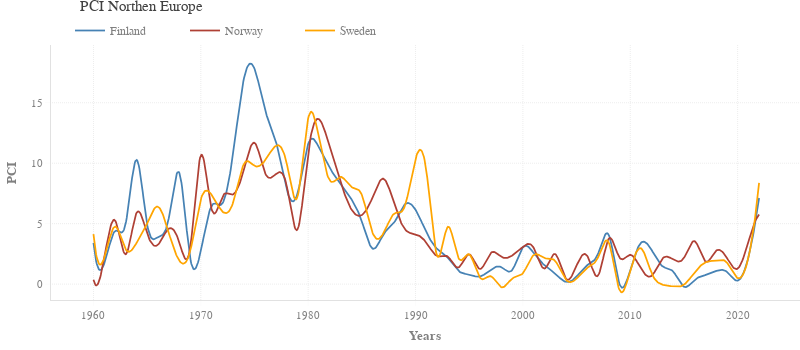

Write notebook code for a chart like this one.
### Code cell
fig = pl_figure(figsize=(800, 350))

# pl_plot(
#     go.Scatter(x=data.index, y=data['Finland'], mode='lines+markers', line_color=palette[0], name='Finland'), fig)


pl_plot(
    go.Scatter(
        x=smoothed(data['Finland'][:-1]).index,
        y=smoothed(data['Finland'][:-1]).values.ravel(),
        mode='lines', line_color=palette[2], hoverinfo='skip', name='Finland'), fig)
pl_plot(
    go.Scatter(
        x=data['Finland'][:-1].index,
        y=data['Finland'][:-1],
        marker=dict(opacity=0, size=7.5),
        mode='markers', line_color=palette[2], showlegend=False, name='Finland'), fig)

pl_plot(
    go.Scatter(
        x=smoothed(data['Norway'][:-1]).index,
        y=smoothed(data['Norway'][:-1]).values.ravel(),
        mode='lines', line_color=palette[1], hoverinfo='skip', name='Norway'), fig)
pl_plot(
    go.Scatter(
        x=data['Norway'][:-1].index,
        y=data['Norway'][:-1],
        marker=dict(opacity=0),
        mode='markers', line_color=palette[1], showlegend=False, name='Norway'), fig)

pl_plot(
    go.Scatter(
        x=smoothed(data['Sweden'][:-1]).index,
        y=smoothed(data['Sweden'][:-1]).values.ravel(),
        mode='lines', line_color=palette[4], hoverinfo='skip', name='Sweden'), fig)
pl_plot(
    go.Scatter(
        x=data['Sweden'][:-1].index,
        y=data['Sweden'][:-1],
        marker=dict(opacity=0),
        mode='markers', line_color=palette[4], showlegend=False, name='Sweden'), fig)

pl_labels(x='Years', y='PCI')
pl_title('PCI Northen Europe')

fig.show(config=config)
pl_savefig(fig, 'pci_scandinavia', dir=path_save_img, config=config)

### Figure 1 — Plotly figure (JSON) as saved in the notebook; plotly's stock layout.template omitted (floating-point values rounded to 4 significant figures; data arrays with more than 128 entries replaced by an {"elided": "..."} marker saying what was removed)
{"data": [{"hoverinfo": "skip", "line": {"color": "#4682B4"}, "mode": "lines", "name": "Finland", "type": "scatter", "x": {"elided": "1000 float values"}, "y": {"elided": "1000 float values"}}, {"line": {"color": "#4682B4"}, "marker": {"opacity": 0, "size": 7.5}, "mode": "markers", "name": "Finland", "showlegend": false, "type": "scatter", "x": [1960, 1961, 1962, 1963, 1964, 1965, 1966, 1967, 1968, 1969, 1970, 1971, 1972, 1973, 1974, 1975, 1976, 1977, 1978, 1979, 1980, 1981, 1982, 1983, 1984, 1985, 1986, 1987, 1988, 1989, 1990, 1991, 1992, 1993, 1994, 1995, 1996, 1997, 1998, 1999, 2000, 2001, 2002, 2003, 2004, 2005, 2006, 2007, 2008, 2009, 2010, 2011, 2012, 2013, 2014, 2015, 2016, 2017, 2018, 2019, 2020, 2021, 2022], "y": [3.418, 1.691, 4.384, 4.996, 10.28, 4.941, 3.874, 5.378, 9.192, 2.206, 2.74, 6.476, 6.662, 10.75, 16.94, 17.81, 14.34, 11.79, 7.799, 7.467, 11.59, 11.31, 9.585, 8.366, 7.068, 5.196, 2.934, 4.113, 5.086, 6.593, 6.15, 4.31, 2.919, 2.191, 1.089, 0.7912, 0.6292, 1.193, 1.399, 1.162, 3.042, 2.578, 1.571, 0.8774, 0.1871, 0.6239, 1.567, 2.511, 4.066, -9.174e-07, 1.184, 3.417, 2.808, 1.478, 1.041, -0.2079, 0.3567, 0.754, 1.084, 1.024, 0.2906, 2.195, 7.124]}, {"hoverinfo": "skip", "line": {"color": "#AF4035"}, "mode": "lines", "name": "Norway", "type": "scatter", "x": {"elided": "1000 float values"}, "y": {"elided": "1000 float values"}}, {"line": {"color": "#AF4035"}, "marker": {"opacity": 0}, "mode": "markers", "name": "Norway", "showlegend": false, "type": "scatter", "x": [1960, 1961, 1962, 1963, 1964, 1965, 1966, 1967, 1968, 1969, 1970, 1971, 1972, 1973, 1974, 1975, 1976, 1977, 1978, 1979, 1980, 1981, 1982, 1983, 1984, 1985, 1986, 1987, 1988, 1989, 1990, 1991, 1992, 1993, 1994, 1995, 1996, 1997, 1998, 1999, 2000, 2001, 2002, 2003, 2004, 2005, 2006, 2007, 2008, 2009, 2010, 2011, 2012, 2013, 2014, 2015, 2016, 2017, 2018, 2019, 2020, 2021, 2022], "y": [0.3605, 2.155, 5.274, 2.472, 5.867, 4.187, 3.251, 4.579, 3.448, 2.963, 10.64, 6.224, 7.258, 7.419, 9.412, 11.69, 9.161, 9.104, 8.162, 4.51, 10.88, 13.64, 11.34, 8.465, 6.218, 5.715, 7.176, 8.717, 6.676, 4.546, 4.131, 3.438, 2.328, 2.288, 1.376, 2.46, 1.263, 2.567, 2.252, 2.366, 3.086, 3.004, 1.287, 2.488, 0.4545, 1.532, 2.329, 0.7126, 3.754, 2.197, 2.419, 1.285, 0.6969, 2.12, 2.042, 2.171, 3.55, 1.875, 2.765, 2.168, 1.287, 3.484, 5.764]}, {"hoverinfo": "skip", "line": {"color": "#FFA500"}, "mode": "lines", "name": "Sweden", "type": "scatter", "x": {"elided": "1000 float values"}, "y": {"elided": "1000 float values"}}, {"line": {"color": "#FFA500"}, "marker": {"opacity": 0}, "mode": "markers", "name": "Sweden", "showlegend": false, "type": "scatter", "x": [1960, 1961, 1962, 1963, 1964, 1965, 1966, 1967, 1968, 1969, 1970, 1971, 1972, 1973, 1974, 1975, 1976, 1977, 1978, 1979, 1980, 1981, 1982, 1983, 1984, 1985, 1986, 1987, 1988, 1989, 1990, 1991, 1992, 1993, 1994, 1995, 1996, 1997, 1998, 1999, 2000, 2001, 2002, 2003, 2004, 2005, 2006, 2007, 2008, 2009, 2010, 2011, 2012, 2013, 2014, 2015, 2016, 2017, 2018, 2019, 2020, 2021, 2022], "y": [4.142, 2.158, 4.766, 2.872, 3.388, 5.013, 6.405, 4.289, 1.943, 2.692, 7.016, 7.396, 6.007, 6.718, 9.912, 9.78, 10.25, 11.44, 9.995, 7.21, 13.71, 12.1, 8.589, 8.873, 8.044, 7.373, 4.236, 4.189, 5.825, 6.443, 10.37, 9.445, 2.374, 4.728, 2.158, 2.455, 0.5331, 0.6584, -0.2671, 0.4622, 0.8991, 2.406, 2.158, 1.926, 0.3737, 0.4532, 1.36, 2.212, 3.437, -0.4945, 1.158, 2.961, 0.8884, -0.04429, -0.1796, -0.04678, 0.9843, 1.794, 1.954, 1.784, 0.4974, 2.163, 8.369]}], "layout": {"autosize": false, "height": 350, "margin": {"t": 45}, "title": {"text": "PCI Northen Europe"}, "width": 800, "xaxis": {"autorange": false, "range": [1956.0, 2026.0], "side": "right", "title": {"font": {"weight": "bold"}, "standoff": 10, "text": "Years"}, "type": "linear"}, "yaxis": {"autorange": false, "range": [-1.312, 19.77], "title": {"font": {"weight": "bold"}, "standoff": 10, "text": "PCI"}, "type": "linear"}}}
